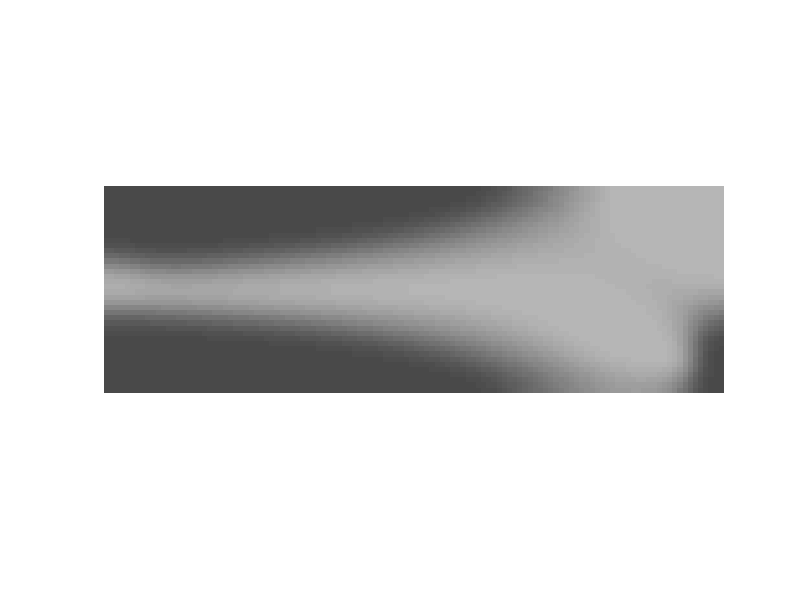

The MATLAB script that drew this image: (Note: this script raises an error after producing the figure.)
clear;clc;close all

nelx = 120; nely = 40; volfrac = 0.5; penal = 3.0; rmin = 5; ft = 3.; eta = 0.5; s=0;
%% MATERIAL PROPERTIES
E0 = 1;
Emin = 1e-9;
nu = 0.3;
%% PREPARE FINITE ELEMENT ANALYSIS
A11 = [12  3 -6 -3;  3 12  3  0; -6  3 12 -3; -3  0 -3 12];
A12 = [-6 -3  0  3; -3 -6 -3 -6;  0 -3 -6  3;  3 -6  3 -6];
B11 = [-4  3 -2  9;  3 -4 -9  4; -2 -9 -4 -3;  9  4 -3 -4];
B12 = [ 2 -3  4 -9; -3  2  9 -2;  4  9  2  3; -9 -2  3  2];
KE = 1/(1-nu^2)/24*([A11 A12;A12' A11]+nu*[B11 B12;B12' B11]);
nodenrs = reshape(1:(1+nelx)*(1+nely),1+nely,1+nelx);
edofVec = reshape(2*nodenrs(1:end-1,1:end-1)+1,nelx*nely,1);
edofMat = repmat(edofVec,1,8)+repmat([0 1 2*nely+[2 3 0 1] -2 -1],nelx*nely,1);
iK = reshape(kron(edofMat,ones(8,1))',64*nelx*nely,1);
jK = reshape(kron(edofMat,ones(1,8))',64*nelx*nely,1);
% DEFINE LOADS AND SUPPORTS (HALF MBB-BEAM)
F = sparse(2,1,-1,2*(nely+1)*(nelx+1),1);
U = zeros(2*(nely+1)*(nelx+1),1);
fixeddofs = union([1:2:2*(nely+1)],[2*(nelx+1)*(nely+1)]);
alldofs = [1:2*(nely+1)*(nelx+1)];
freedofs = setdiff(alldofs,fixeddofs);
%% PREPARE FILTER
iH = ones(nelx*nely*(2*(ceil(rmin)-1)+1)^2,1);
jH = ones(size(iH));
sH = zeros(size(iH));
k = 0;
for i1 = 1:nelx
    for j1 = 1:nely
        e1 = (i1-1)*nely+j1;
        for i2 = max(i1-(ceil(rmin)-1),1):min(i1+(ceil(rmin)-1),nelx)
            for j2 = max(j1-(ceil(rmin)-1),1):min(j1+(ceil(rmin)-1),nely)
                e2 = (i2-1)*nely+j2;
                k = k+1;
                iH(k) = e1;
                jH(k) = e2;
                sH(k) = max(0,rmin-sqrt((i1-i2)^2+(j1-j2)^2));
            end
        end
    end
end
H = sparse(iH,jH,sH);
Hs = sum(H,2);
%% INITIALIZE ITERATION
x = repmat(volfrac,nely,nelx);
beta = 1;
if ft == 1 || ft == 2
    xPhys = x;
elseif ft == 3
    xTilde = x;
    xPhys = (tanh(beta*eta)+tanh(beta*(xTilde-eta)))/(tanh(beta*eta)+tanh(beta*(1-eta)));    %% Tangent hyperbolic projection
end
loopbeta = 0;
loop = 0;
change = 1;
%% START ITERATION
while change > 0.01
    loopbeta = loopbeta+1;
    loop = loop+1;
    %% FE-ANALYSIS
    sK = reshape(KE(:)*(Emin+xPhys(:)'.^penal*(E0-Emin)),64*nelx*nely,1);
    K = sparse(iK,jK,sK); K = (K+K')/2;
    U(freedofs) = K(freedofs,freedofs)\F(freedofs);
    %% OBJECTIVE FUNCTION AND SENSITIVITY ANALYSIS
    ce = reshape(sum((U(edofMat)*KE).*U(edofMat),2),nely,nelx);
    c = sum(sum((Emin+xPhys.^penal*(E0-Emin)).*ce));
    dc = -penal*(E0-Emin)*xPhys.^(penal-1).*ce;
    dv = ones(nely,nelx);
    %% FILTERING/MODIFICATION OF SENSITIVITIES
    if ft == 1
        dc(:) = H*(x(:).*dc(:))./Hs./max(1e-3,x(:));
    elseif ft == 2
        dc(:) = H*(dc(:)./Hs);
        dv(:) = H*(dv(:)./Hs);
    elseif ft == 3
        dx = (beta*(sech(beta*(xTilde-eta))).^2)./(tanh(beta*eta)+tanh(beta*(1-eta)));    %% Chain Term for Tangent hyperbolic projection
        dc(:) = H*(dc(:).*dx(:)./Hs);
        dv(:) = H*(dv(:).*dx(:)./Hs);
    end
    %% OPTIMALITY CRITERIA UPDATE OF DESIGN VARIABLES AND PHYSICAL DENSITIES
    l1 = 0; l2 = 1e9; move = 0.2;
    while (l2-l1)/(l1+l2) > 1e-3
        lmid = 0.5*(l2+l1);
        xnew = max(0,max(x-move,min(1,min(x+move,x.*sqrt(-dc./dv/lmid)))));
        if ft == 1
            xPhys = xnew;
        elseif ft == 2
            xPhys(:) = (H*xnew(:))./Hs;
        elseif ft == 3
            xTilde(:) = (H*xnew(:))./Hs;
            xPhys = (tanh(beta*eta)+tanh(beta*(xTilde-eta)))/(tanh(beta*eta)+tanh(beta*(1-eta)));
        end
        if sum(xPhys(:)) > volfrac*nelx*nely, l1 = lmid; else l2 = lmid; end
    end
    change = max(abs(xnew(:)-x(:)));
    x = xnew;
    %% PRINT RESULTS
    fprintf(' It.:%5i Obj.:%11.4f Vol.:%7.3f ch.:%7.3f\n',loop,c, ...
        mean(xPhys(:)),change);
    %% PLOT DENSITIES
    colormap(gray); imagesc(1-xPhys); caxis([0 1]); axis equal; axis off; drawnow;
    %%%%%%%%%%%%%%%%%%%%%%%%%%%%%%%%%%%%%%%%%%%%%%%%%%%%%%%%%%%%%%%%
    %% ADAPTIVE BETA UPDATE SCHEME%%%%%%%%%%%%%%%%%%%%%%%%%%%%%%%%%%%%%%%%%%%
    %%%%%%%%%%%%%%%%%%%%%%%%%%%%%%%%%%%%%%%%%%%%%%%%%%%%%%%%%%%%%%%%
    betamax = 1000;  mndobj = 5; mndmin = 0.01;
    if ft == 3 && beta < 1000
        M_ndTilde=graylevelindicator(xTilde(:));
        
        M_ndPhys=graylevelindicator(xPhys(:));
        M_nd_init =graylevelindicator(volfrac);
        alpha = log(100)/log(M_nd_init);
        if M_ndPhys>mndobj
            beta = min(betamax,(M_nd_init/max(M_ndPhys,mndobj))^alpha); %% PHASE 1 UPDATE
            if loop>1 
                decrease_ratio=  (M_ndPhys)/M_ndPhys_old; %% REDUCTION RATE
                decrease_ratios(loop-1)=decrease_ratio; %% STORE REDUCTION RATE
                avg_decrease_ratio = mean(decrease_ratios); %% AVERAGE REDUCTION RATE
                if M_ndTilde_old-M_ndTilde<0.2 %% DETECT CONGEsTION 
                    s=s+1;
                end
            end
            if s>3 %% SWITCH TO PHASE 2
                beta_i = logspace(0,3,100); %% LOG-SPACED BETA SAMPLES
                xPhys_Predict = (tanh(beta_i'*eta)+tanh(beta_i'*(xTilde(:)'-eta)))./(tanh(beta_i'*eta)+tanh(beta*(1-eta))); %% PREDICTED DENSITY PROJECTION
                M_ndPhys_Predict=graylevelindicator(xPhys_Predict');%% PREDICTED GRAY LEVEL INDICATOR
                M_ndTarget=avg_decrease_ratio*M_ndPhys; %% TARGET GRAY LEVEL INDICATOR
                beta=min(betamax,interp1(M_ndPhys_Predict,beta_i,M_ndTarget)); %% PHASE 2 UPDATE
            end
        end
        M_ndPhys_old=M_ndPhys;
        M_ndTilde_old=M_ndTilde;
    end
    fprintf('Parameter beta increased to %g.\n',beta);
end

%
%%%%%%%%%%%%%%%%%%%%%%%%%%%%%%%%%%%%%%%%%%%%%%%%%%%%%%%%%%%%%%%%%%%%%%%%%%%%

function [mnd] =graylevelindicator(x)
mnd = (mean(x.*(1-x)))*400;
end